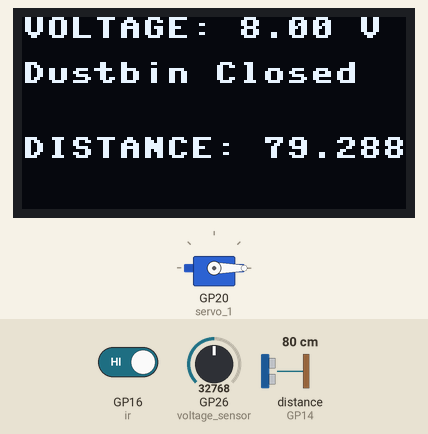
This program was run on a simulated Raspberry Pi Pico running MicroPython. Parts: 128×64 one-colour display, servo. The inputs (shaded band) are chosen by the test bench; at power-on: GP16 (ir) HIGH, distance to the obstacle (sensor on GP14) 80 cm, GP26 (voltage_sensor) = 32768 (analog values on the 0–65535 scale). The echo pulse lasts 58.3 µs per cm; servo angles are drawn from the pulse width (0.5 ms = 0°, 2.5 ms = 180°); library files of the repository ran but are not shown: ssd1306.py; what the program prints to the serial console is not drawn.

Above: at 1.2 s.
1.3 s: GP16 (ir) driven LOW
At 2.9 s:
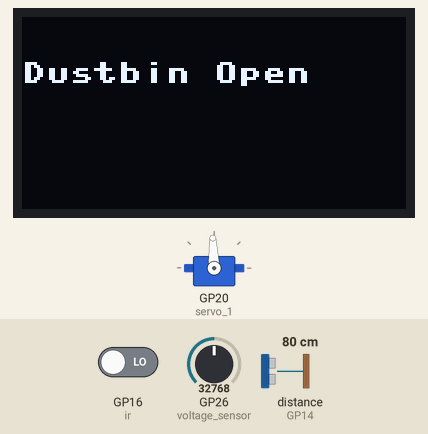
3.2 s: distance to the obstacle (sensor on GP14) set to 12 cm
At 6.8 s:
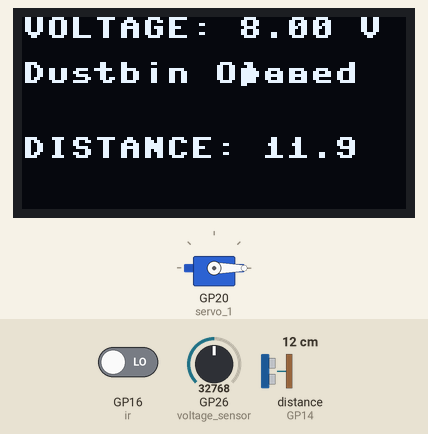
6.9 s: distance to the obstacle (sensor on GP14) set to 9 cm
9.0 s: distance to the obstacle (sensor on GP14) set to 18 cm
12.7 s: GP16 (ir) driven HIGH
At 12.7 s:
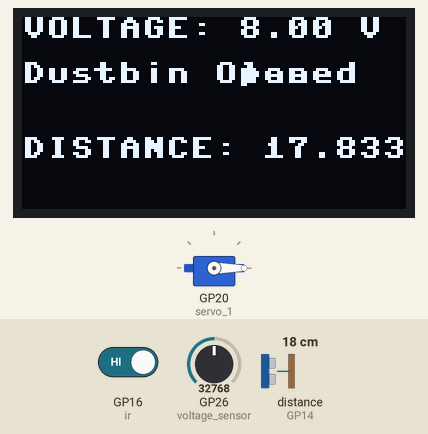
15.7 s: distance to the obstacle (sensor on GP14) set to 2 cm
At 16.2 s:
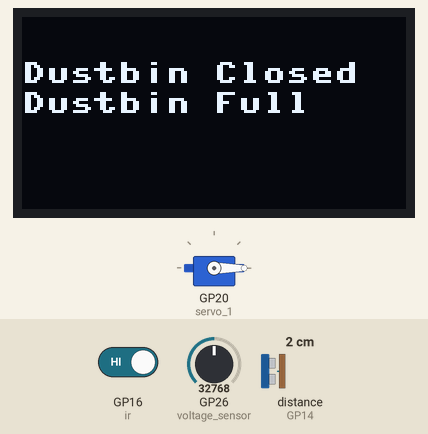
Timing chart, 0 to 18.7 s (numbered marks = the images above; inputs shaded):
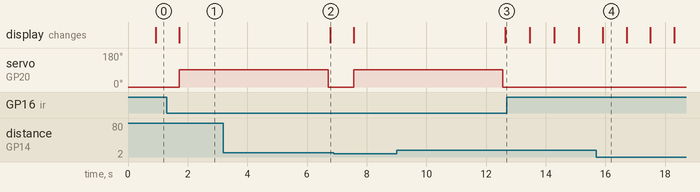

The program:

Dustbin.py
```python
from machine import Pin, PWM, time_pulse_us,I2C,ADC
import ssd1306
import time

#Pin initialization
ir = Pin(16,Pin.IN)

servo_1 = PWM(Pin(20))
servo_1.freq(50)

i2c = I2C(0,sda=Pin(4), scl=Pin(5))
display = ssd1306.SSD1306_I2C(128, 64, i2c)


trig_pin = Pin(15, Pin.OUT)
echo_pin = Pin(14, Pin.IN)

voltage_sensor = ADC(Pin(26,Pin.IN))
#GLOBAL VARIABLES
flag = 0
max_duty = 5000
min_duty = 1500
SOUND_SPEED=340
TRIG_PULSE_DURATION_US=10
ref_voltage = 5.0
R1 = 30000.0;
R2 = 7500.0;

servo_1.duty_u16(min_duty)
#servo_2.duty_u16(min_duty)

while True:

    if ir.value() == False:
        print("Opening dustbin")
        display.text('Dustbin Open', 0, 15, 1)
        display.show()
        servo_1.duty_u16(max_duty)
        #servo_2.duty_u16(max_duty)
        time.sleep(5)
        print("Closing dustbin")
        servo_1.duty_u16(min_duty)
        #`servo_2.duty_u16(min_duty)

    trig_pin.value(0)
    time.sleep_us(5)

    trig_pin.value(1)
    time.sleep_us(TRIG_PULSE_DURATION_US)
    trig_pin.value(0)

    ultrason_duration = time_pulse_us(echo_pin, 1, 30000)
    distance_cm = SOUND_SPEED * ultrason_duration / 20000

    display.text('Dustbin Closed', 0, 15, 1)
    display.show()

    print(f"Distance : {distance_cm} cm")
    if distance_cm < 10:
        print("Dustbin full")
        display.text('Dustbin Full', 0, 25, 1)
        display.show()
        time.sleep_ms(750)
    display.text(f"DISTANCE: {distance_cm}", 0, 40, 1)
    display.show()

    #Battery code
    ## Read the Analog Input
    adc_value = voltage_sensor.read_u16()

    ##Determine voltage at ADC input
    adc_voltage  = (adc_value * ref_voltage) / 1024.0

    ##Calculate voltage at divider input
    in_voltage = (adc_voltage / (R2/(R1+R2)))/100
    display.text(f"VOLTAGE: %.2f V" %in_voltage, 0, 0, 1)
    display.show()

    time.sleep_ms(750)
    display.fill(0)
```

Measured:
- after the input at 1.3 s, servo on GP20 (servo_1): 0° → 92° after 0.41 s; the display: changes after 0.41 s (image 1)
- after the input at 3.2 s, the display: changes after 3.6 s (image 2)
- after the input at 12.7 s, servo on GP20 (servo_1): stays 0° (without the input it goes to 92° after 0.71 s)
- after the input at 15.7 s, the display: changes after 0.21 s (image 4)
- what the display in image 4 shows lasts 0.8 s, from 15.9 s to 16.7 s
